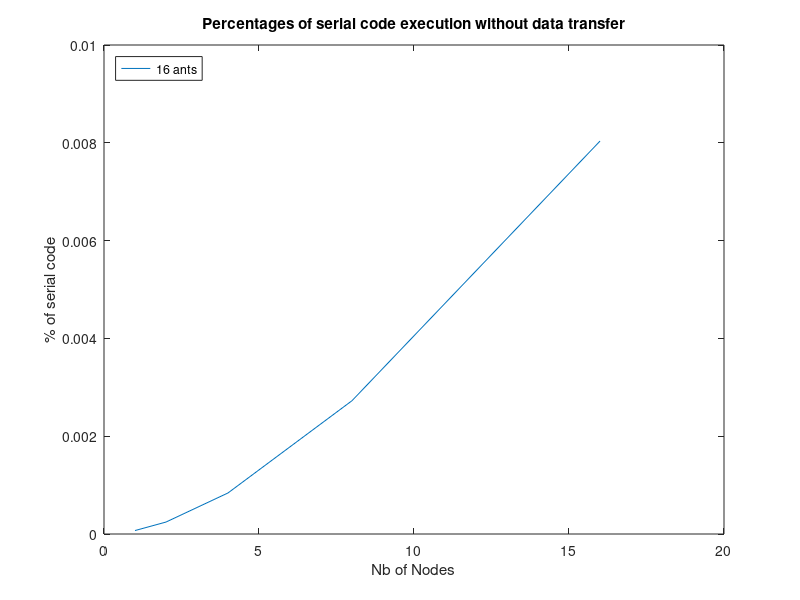

Write the MATLAB code that produced this figure.
% Ant Colony Optimization Algorithm with MPI
% Schaer Marc

% Compute fraction of serial code without considering data transfer

nants = [1 2 4 8 16];
nodes = [1 2 4 8 16];
c = 1000
result = []
L = 5000

for i = 1:size(nants,2)
    for j = 1:size(nodes,2)
        result(j,i) = (L*nodes(j) + c)/(L*nodes(j) + c + L*c*(1+nants(i)/nodes(j)));
    end
end

disp(result)

figure
plot(nodes,result(:,5))%nodes,speedup32,nodes,speedup64)
legend('16 ants', 'Location', 'northwest')
title('Percentages of serial code execution without data transfer')
xlabel('Nb of Nodes')
ylabel('% of serial code')